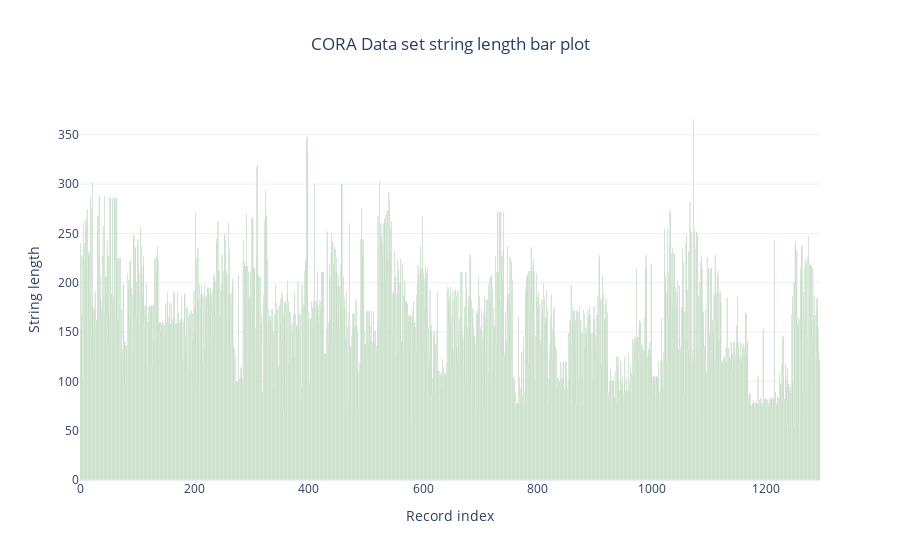

Notebook code for this chart:
### Code cell
df = pd.DataFrame({"Record index":range(0,len(data_length),1),"String length":data_length})
fig = px.bar(df, x= "Record index", y="String length", title= DATASET_NAME + " Data set string length bar plot",template='plotly_white')
fig.update_traces(marker_color='darkgreen')
fig.update_layout(title_x=0.5)
fig.show()

### Figure 1 — Plotly figure (JSON) as saved in the notebook; plotly's stock layout.template omitted (floating-point values rounded to 4 significant figures; data arrays with more than 128 entries replaced by an {"elided": "..."} marker saying what was removed)
{"data": [{"alignmentgroup": "True", "hovertemplate": "Record index=%{x}<br>String length=%{y}<extra></extra>", "legendgroup": "", "marker": {"color": "darkgreen", "pattern": {"shape": ""}}, "name": "", "offsetgroup": "", "orientation": "v", "showlegend": false, "textposition": "auto", "type": "bar", "x": {"elided": "1295 int values"}, "xaxis": "x", "y": {"elided": "1295 int values"}, "yaxis": "y"}], "layout": {"autosize": true, "barmode": "relative", "dragmode": "zoom", "legend": {"tracegroupgap": 0}, "title": {"text": "CORA Data set string length bar plot", "x": 0.5}, "xaxis": {"anchor": "y", "autorange": true, "domain": [0, 1], "range": [-0.5, 1294.0], "showspikes": false, "title": {"text": "Record index"}, "type": "linear"}, "yaxis": {"anchor": "x", "autorange": true, "domain": [0, 1], "range": [0, 385.3], "showspikes": false, "title": {"text": "String length"}, "type": "linear"}}}
